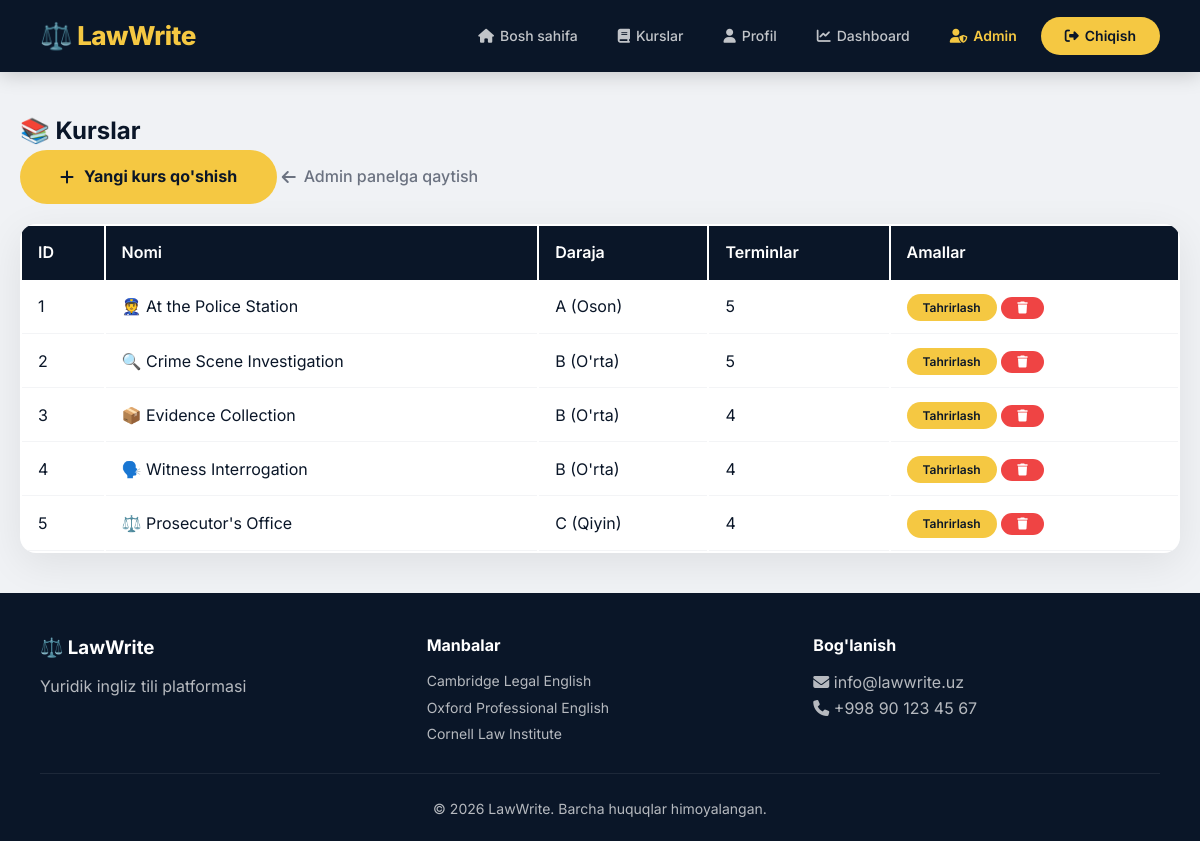
Page /admin/courses (signed in) on the committed database.
### app.py (models this page shows)
class Course(db.Model):
    id = db.Column(db.Integer, primary_key=True)
    title = db.Column(db.String(200), nullable=False)
    description = db.Column(db.Text, nullable=False)
    level = db.Column(db.String(10), nullable=False)
    level_name = db.Column(db.String(20), nullable=False)
    icon = db.Column(db.String(50), default='📚')
    order = db.Column(db.Integer, default=0)
    created_at = db.Column(db.DateTime, server_default=db.func.now())
    terms = db.relationship('Term', backref='course', lazy=True, cascade="all, delete-orphan")
    tasks = db.relationship('Task', backref='course', lazy=True, cascade="all, delete-orphan")

### app.py (the view)
@app.route('/admin/courses')
@login_required
def admin_courses():
    if not current_user.is_admin:
        flash('Sizda admin huquqi yo\'q!', 'danger')
        return redirect(url_for('dashboard'))
    return render_template('admin/courses.html', courses=Course.query.all(), user=current_user)

### app.py (called while the page is built)
@login_manager.user_loader
def load_user(user_id):
    return User.query.get(int(user_id))

### templates/admin/courses.html (shortened to what this page needs)
{% extends "base.html" %}
{% block content %}
<section class="admin-panel">
    <h1>📚 Kurslar</h1>
    <a href="{{ url_for('admin_add_course') }}" class="btn-primary"><i class="fas fa-plus"></i> Yangi kurs qo'shish</a>
    <a href="{{ url_for('admin_index') }}" class="btn-back"><i class="fas fa-arrow-left"></i> Admin panelga qaytish</a>
    <table class="admin-table">
        <thead>
            <tr>
                <th>ID</th>
                <th>Nomi</th>
                <th>Daraja</th>
                <th>Terminlar</th>
                <th>Amallar</th>
            </tr>
        </thead>
        <tbody>
            {% for course in courses %}
            <tr>
                <td>{{ course.id }}</td>
                <td>{{ course.icon }} {{ course.title }}</td>
                <td>{{ course.level }} ({{ course.level_name }})</td>
                <td>{{ course.terms|length }}</td>
                <td>
                    <a href="{{ url_for('admin_edit_course', course_id=course.id) }}" class="btn-small btn-primary">Tahrirlash</a>
                    <form method="POST" action="{{ url_for('admin_delete_course', course_id=course.id) }}" style="display:inline;">
                        <button type="submit" class="btn-small btn-danger" onclick="return confirm('O\'chirmoqchimisiz?')">
                            <i class="fas fa-trash"></i>
                        </button>
                    </form>
                </td>
            </tr>
            {% endfor %}
        </tbody>
    </table>
</section>
{% endblock %}

### static/css/style.css (style rules this page uses)
* { margin: 0; padding: 0; box-sizing: border-box; }
:root { --primary: #0a1628; --primary-light: #1a2a4a; --gold: #f5c842; --gold-light: #ffd966; --white: #ffffff; --gray: #f0f2f5; --gray-dark: #6b7280; --shadow: 0 10px 40px rgba(0, 0, 0, 0.08); --shadow-hover: 0 20px 60px rgba(0, 0, 0, 0.12); --radius: 16px; --radius-sm: 10px; --transition: all 0.3s cubic-bezier(0.4, 0, 0.2, 1); }
body { font-family: 'Inter', -apple-system, BlinkMacSystemFont, sans-serif; background: var(--gray); color: var(--primary); line-height: 1.6; min-height: 100vh; display: flex; flex-direction: column; }
.btn-primary { display: inline-flex; align-items: center; gap: 10px; background: var(--gold); color: var(--primary); padding: 14px 40px; border-radius: 50px; text-decoration: none; font-weight: 700; font-size: 16px; transition: var(--transition); border: none; cursor: pointer; position: relative; z-index: 1; }
.btn-back { display: inline-flex; align-items: center; gap: 8px; color: var(--gray-dark); text-decoration: none; font-weight: 500; transition: var(--transition); }
.admin-panel { max-width: 1200px; margin: 40px auto; padding: 0 20px; }
.admin-table { width: 100%; background: var(--white); border-radius: var(--radius); overflow: hidden; box-shadow: var(--shadow); margin-top: 20px; }
.admin-table th { background: var(--primary); color: var(--white); padding: 14px 16px; text-align: left; font-weight: 600; }
.admin-table td { padding: 12px 16px; border-bottom: 1px solid #f3f4f6; }
.btn-small { padding: 4px 16px; border: none; border-radius: 50px; font-size: 12px; font-weight: 600; cursor: pointer; transition: var(--transition); }
.btn-small.btn-danger { background: #ef4444; color: white; }
.btn-small.btn-primary { background: var(--gold); color: var(--primary); }

### rows in the picture
Course: id "1", icon "👮", title "At the Police Station", level "A", level_name "Oson", terms|length "5"
Course: id "2", icon "🔍", title "Crime Scene Investigation", level "B", level_name "O'rta", terms|length "5"
Course: id "3", icon "📦", title "Evidence Collection", level "B", level_name "O'rta", terms|length "4"
Course: id "4", icon "🗣️", title "Witness Interrogation", level "B", level_name "O'rta", terms|length "4"
Course: id "5", icon "⚖️", title "Prosecutor's Office", level "C", level_name "Qiyin", terms|length "4"
